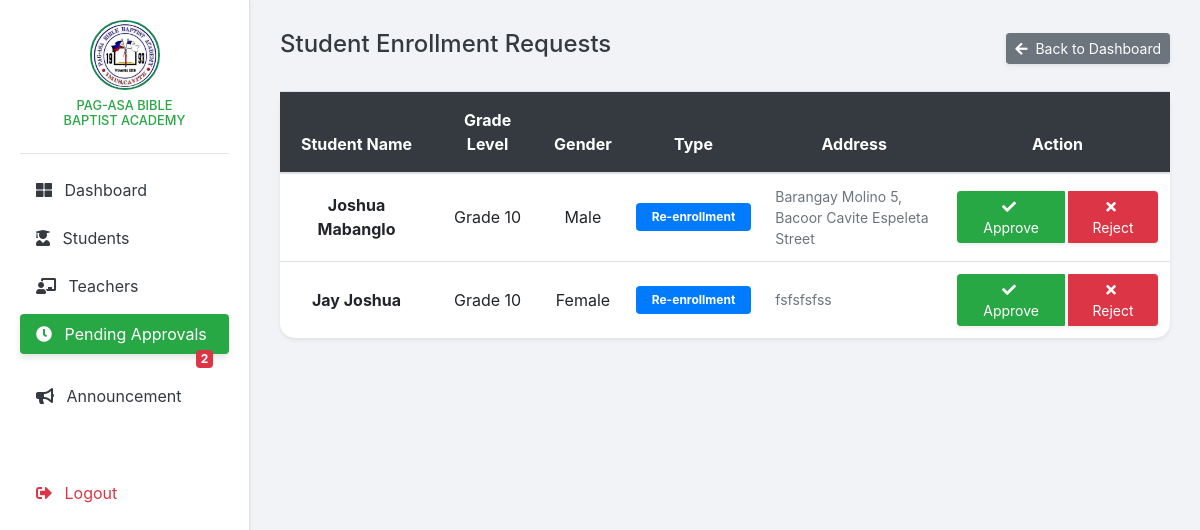
Page /admin_approval.php (signed in) on the committed database.
### tables this page shows
CREATE TABLE `students` (
  `student_id` int(11) NOT NULL,
  `user_id` int(11) DEFAULT NULL,
  `roll_number` varchar(20) DEFAULT NULL,
  `grade_level` varchar(20) DEFAULT NULL,
  `section` varchar(10) DEFAULT NULL,
  `batch` varchar(20) DEFAULT NULL,
  `gender` enum('Male','Female') DEFAULT NULL,
  `parent_name` varchar(100) DEFAULT NULL,
  `parent_contact` varchar(20) DEFAULT NULL,
  `address` text DEFAULT NULL,
  `status` enum('Pending','Approved','Rejected') DEFAULT 'Pending',
  `application_type` enum('Registration','Re-enrollment') DEFAULT NULL,
  `password` varchar(255) DEFAULT NULL,
  `email` varchar(255) DEFAULT NULL,
  `image` varchar(191) DEFAULT NULL,
  `contact_no` varchar(20) DEFAULT NULL
);

### admin_approval.php (the view, shortened to what this page needs)
<?php
include('db_connect.php');
?>
<!DOCTYPE html>
<html lang="en">
<head>
    <link rel="stylesheet" href="https://cdn.jsdelivr.net/npm/bootstrap@4.6.2/dist/css/bootstrap.min.css">
    <link rel="stylesheet" href="https://cdnjs.cloudflare.com/ajax/libs/font-awesome/5.15.4/css/all.min.css">
</head>
<body style="background-color: #f1f3f6;">
    <?php include('sidebar.php'); ?>
    <div class="main-content">
        <div class="d-flex justify-content-between align-items-center mb-4">
            <h4 class="fw-bold text-dark">Student Enrollment Requests</h4>
            <a href="admin_dashboard.php" class="btn btn-secondary btn-sm shadow-sm">
                <i class="fas fa-arrow-left mr-1"></i> Back to Dashboard
            </a>
        </div>
        <div class="card shadow-sm border-0">
            <div class="card-body p-0">
                <div class="table-responsive">
                    <table class="table table-hover text-center mb-0">
                        <thead>
                            <tr>
                                <th class="py-3">Student Name</th>
                                <th class="py-3">Grade Level</th>
                                <th class="py-3">Gender</th>
                                <th class="py-3">Type</th> <th class="py-3">Address</th>
                                <th class="py-3">Action</th>
                            </tr>
                        </thead>
                        <tbody>
                            <?php
                            $query = "SELECT * FROM students WHERE status = 'Pending' ORDER BY student_id DESC";
                            $query_run = mysqli_query($conn, $query);
                            if(mysqli_num_rows($query_run) > 0) {
                                foreach($query_run as $row) {
                                    ?>
                                    <tr>
                                        <td class="align-middle font-weight-bold"><?= $row['parent_name']; ?></td>
                                        <td class="align-middle"><?= $row['grade_level']; ?></td>
                                        <td class="align-middle"><?= $row['gender']; ?></td>
                                        <td class="align-middle">
                                            <?php if($row['application_type'] == 'Registration'): ?>
                                                <span class="badge badge-registration px-3 py-2">Registration</span>
                                            <?php else: ?>
                                                <span class="badge badge-reenrollment px-3 py-2">Re-enrollment</span>
                                            <?php endif; ?>
                                        </td>
                                        <td class="align-middle small text-muted text-left" style="max-width: 200px;">
                                            <?= $row['address']; ?>
                                        </td>
                                        <td class="align-middle">
                                            <div class="btn-group">
                                                <a href="approve_logic.php?id=<?= $row['student_id']; ?>&status=Approved"
                                                   class="btn btn-success btn-sm px-3 mr-1 shadow-sm">
                                                   <i class="fas fa-check mr-1"></i> Approve
                                                </a>
                                                <a href="approve_logic.php?reject_id=<?= $row['student_id']; ?>&status=Rejected"
                                                   class="btn btn-danger btn-sm px-3 shadow-sm">
                                                   <i class="fas fa-times mr-1"></i> Reject
                                                </a>
                                            </div>
                                        </td>
                                    </tr>
                                    <?php
                                }
                            } else {
                                echo "<tr><td colspan='6' class='py-5 text-muted'>No pending applications found.</td></tr>";
                            }
                            ?>
                        </tbody>
                    </table>
                </div>
            </div>
        </div>
    </div>
</body>
</html>

### admin_approval.php (style rules this page uses)
.main-content { margin-left: 250px; padding: 30px; transition: 0.3s; }
.table thead { background-color: #343a40; color: white; }
.badge-reenrollment { background-color: #007bff; color: white; }
.card { border-radius: 15px; }

### rows in the picture
students: parent_name "Joshua Mabanglo", grade_level "Grade 10", gender "Male", shows "Re-enrollment", address "Barangay Molino 5, Bacoor Cavite Espeleta Street"
students: parent_name "Jay Joshua", grade_level "Grade 10", gender "Female", shows "Re-enrollment", address "fsfsfsfss"

### other values in the picture
mysqli_num_rows($pending_count_res) "2"
